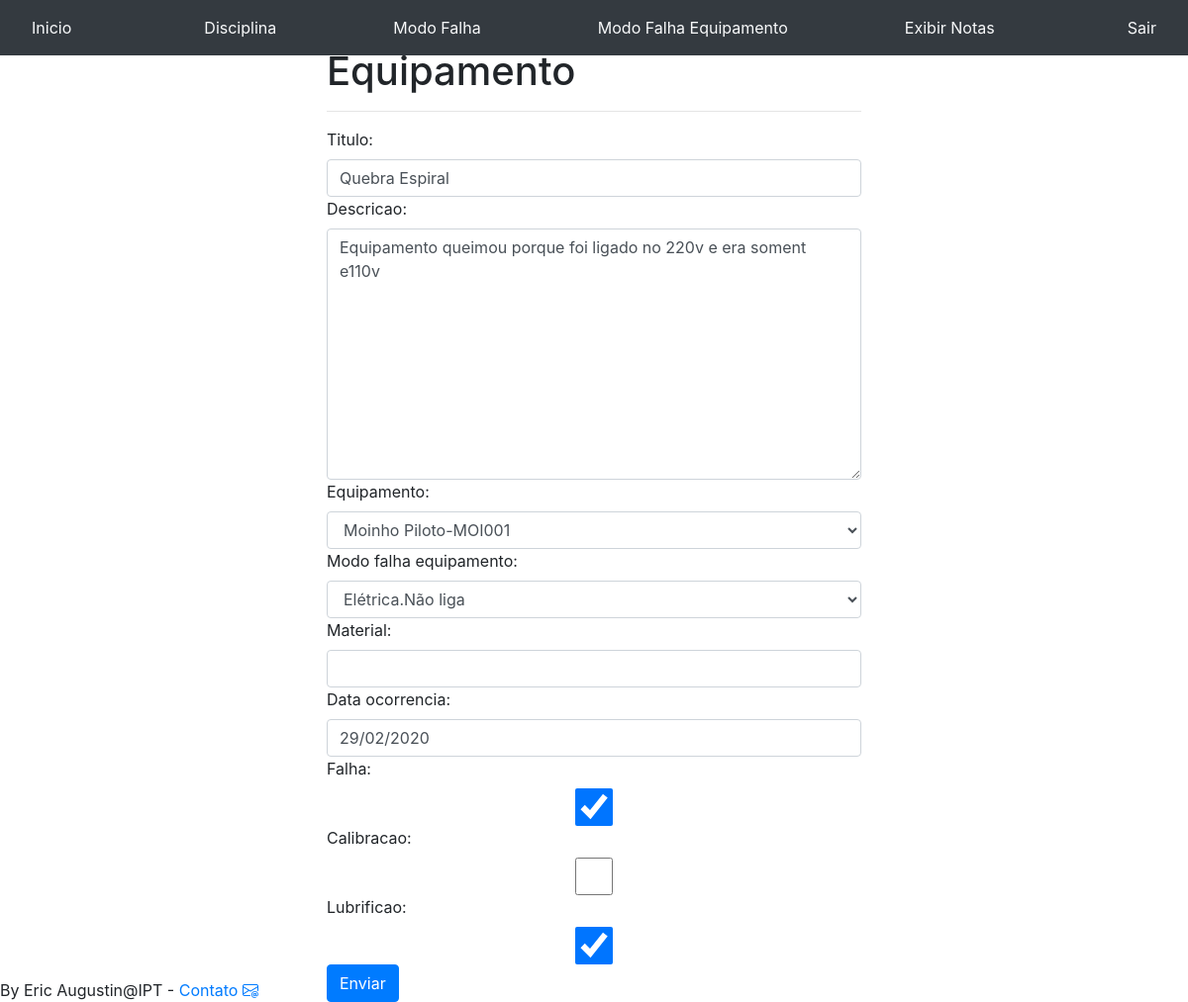
The page /notas/editarNotas/?id=4 (signed in) on the database its author committed.
### notas/models.py (models this page shows)
class Nota_equipamento(models.Model):
    titulo=models.CharField(max_length=50)
    descricao=models.TextField()
    equipamento=models.ForeignKey( Equipamento, on_delete=models.DO_NOTHING)
    modo_Falha_equipamento=models.ForeignKey(Modo_falha_equipamento, on_delete=models.DO_NOTHING)
    material=models.ManyToManyField(Nota_material, blank=True)
    data_cadastro=models.DateTimeField(auto_now=True, auto_now_add=False)
    data_ocorrencia=models.DateField(auto_now=False, auto_now_add=False)
    falha=models.BooleanField()
    calibracao=models.BooleanField()
    lubrificao=models.BooleanField()
    usuario=models.ForeignKey( Usuario ,on_delete=models.SET_NULL,null=True, blank=True)
    def __str__(self):
        return str(self.titulo)
    class Meta:
        ordering = ['data_ocorrencia',"data_cadastro",'equipamento']

### equipamentos/models.py (models this page shows, shortened)
class Equipamento(models.Model):
    nome_equipamento=models.CharField(max_length=80)
    modelo=models.CharField(max_length=80,null=True, blank=True)
    fabricante=models.ForeignKey(Fabricante, on_delete=models.DO_NOTHING,null=True, blank=True)
    local=models.ForeignKey(Local_instalacao, on_delete=models.DO_NOTHING,null=True, blank=True)
    tipo_equipamento=models.ForeignKey(Tipo_equipamento, on_delete=models.DO_NOTHING)
    data_compra=models.DateTimeField(auto_now=False, auto_now_add=False, null=True, blank=True)
    data_ultima_calibracao=models.DateTimeField(auto_now=False, auto_now_add=False, null=True, blank=True)
    usuario=models.ForeignKey(Usuario, on_delete=models.SET_NULL, null=True, blank=True)
    data_cadastro=models.DateTimeField(auto_now=True, auto_now_add=False)
    patrimonio=models.CharField(max_length=30,null=True, blank=True)
    material_consumo=models.ManyToManyField(Material_consumo,  blank=True)
    codigo=models.CharField(max_length=9,null=True, blank=True,unique=True)
    custo_aquisição=MoneyField(max_digits=25, decimal_places=2, default_currency='BRL')
    responsavel=models.CharField(max_length=50,null=True, blank=True)
    potencia_eletrica=models.CharField(max_length=30,null=True, blank=True)
    nacionalidade=models.CharField(max_length=50,null=True, blank=True)
    data_ultima_atualizacao=models.DateTimeField(auto_now=False, auto_now_add=False,null=True, blank=True)
    tensao_eletrica=models.CharField(max_length=30,null=True, blank=True)
    projeto_compra=models.CharField(max_length=50,null=True, blank=True)
    especificacao=models.TextField(null=True, blank=True)
    outros_dados=models.TextField(null=True, blank=True)
    ativo=models.BooleanField(default=True)
    class Meta:
        ordering = ['nome_equipamento']
    def __str__(self):
        return str(self.nome_equipamento)+"-"+str(self.codigo)

### notas/views.py (the view, shortened to what this page needs)
# urls.py: path('editarNotas/', views.editarNotas, name='editarNotas'),
def editarNotas(request):
    if not request.session.get('usuario'):
        return redirect('/auth/login/?status=2')
    usuario=Usuario.objects.get(id=request.session.get('usuario'))
    print(f"{usuario.nome} acessou edição Notas")
    if request.method=="GET":
        id=request.GET.get('id')
        nota= get_object_or_404(Nota_equipamento, pk=id)
        print(nota)
        form=CadastraNota_equipamentoForm(instance=nota)
        if form.is_valid():
            pass
        return render(request, "editarNota.html", {'form':form,'status':0,'id':id})

### notas/models.py (called while the page is built)
    def __str__(self):
        return str(self.disciplina)

    def __str__(self):
        return str(self.disciplina)+"."+ str(self.modo_falha)

    def __str__(self):
        return f"{self.modo_falha}"

### notas/templates/editarNota.html (shortened to what this page needs)
{% extends 'base.html'%}
{% block 'menu' %}
{% include 'menunota.html' %}
{% endblock %}
{% block 'conteudo'%}
<div class ='container'>
    <div class='row'>
        <div class='col-md-3'></div>
        <div class="col-md">
            <h1>  Cadastro Nota de Equipamento </h1><hr>
            <form method ="POST" action="{% url 'editarNotas' %}"> {% csrf_token %}
                {{ form }}
        <button class="btn btn-primary">Enviar</button>
            </form>
</div>
<div class='col-md-3'></div>
</div>
</div>
{% endblock %}

### rows shown on the page
Nota_equipamento: titulo "Quebra Espiral", descricao "Equipamento queimou porque foi ligado no 220v e era soment e110v", equipamento "Moinho Piloto-MOI001", modo_Falha_equipamento "Elétrica.Não liga", data_ocorrencia "29/02/2020", falha "☑", lubrificao "☑"
